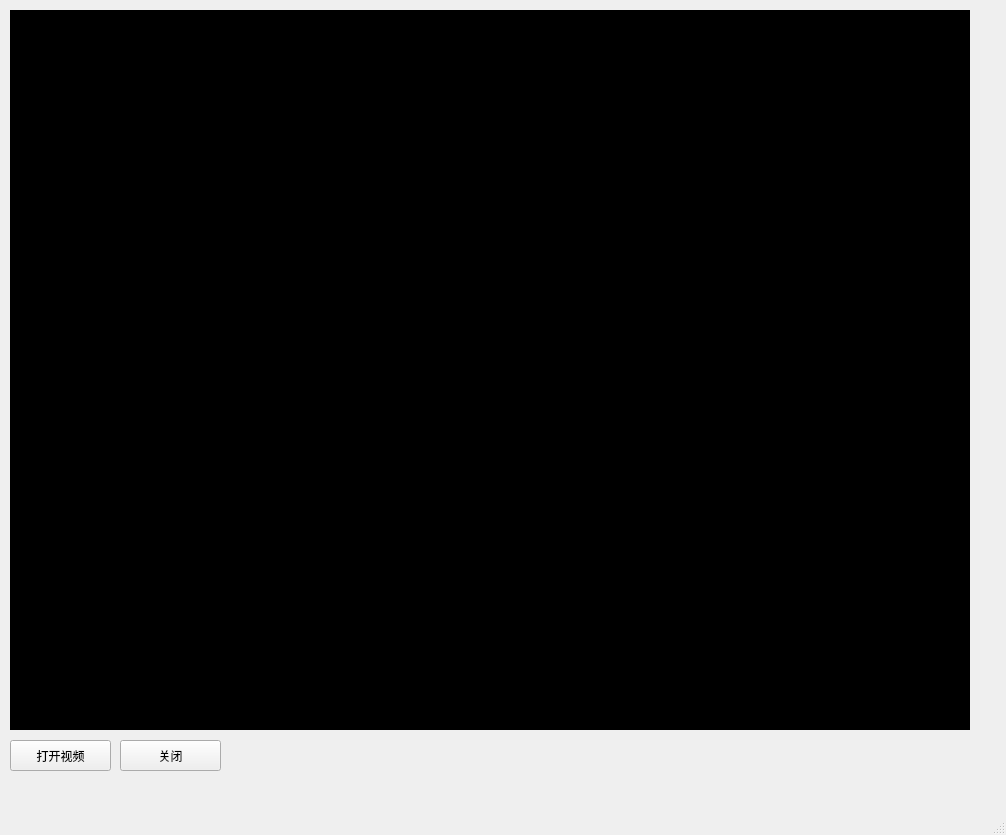
<?xml version="1.0" encoding="UTF-8"?>
<ui version="4.0">
 <class>MainWindow</class>
 <widget class="QMainWindow" name="MainWindow">
  <property name="geometry">
   <rect>
    <x>0</x>
    <y>0</y>
    <width>1006</width>
    <height>835</height>
   </rect>
  </property>
  <property name="windowTitle">
   <string>MainWindow</string>
  </property>
  <widget class="QWidget" name="centralwidget">
   <widget class="QPushButton" name="pb_opencam">
    <property name="geometry">
     <rect>
      <x>10</x>
      <y>740</y>
      <width>101</width>
      <height>31</height>
     </rect>
    </property>
    <property name="text">
     <string>打开视频</string>
    </property>
   </widget>
   <widget class="QLabel" name="ogl_cam">
    <property name="geometry">
     <rect>
      <x>10</x>
      <y>10</y>
      <width>960</width>
      <height>720</height>
     </rect>
    </property>
    <property name="styleSheet">
     <string notr="true">background-color: rgb(0, 0, 0);</string>
    </property>
    <property name="text">
     <string>TextLabel</string>
    </property>
   </widget>
   <widget class="QPushButton" name="pb_close">
    <property name="geometry">
     <rect>
      <x>120</x>
      <y>740</y>
      <width>101</width>
      <height>31</height>
     </rect>
    </property>
    <property name="text">
     <string>关闭</string>
    </property>
   </widget>
  </widget>
  <widget class="QMenuBar" name="menubar">
   <property name="geometry">
    <rect>
     <x>0</x>
     <y>0</y>
     <width>1006</width>
     <height>23</height>
    </rect>
   </property>
  </widget>
  <widget class="QStatusBar" name="statusbar"/>
 </widget>
 <resources/>
 <connections/>
</ui>
